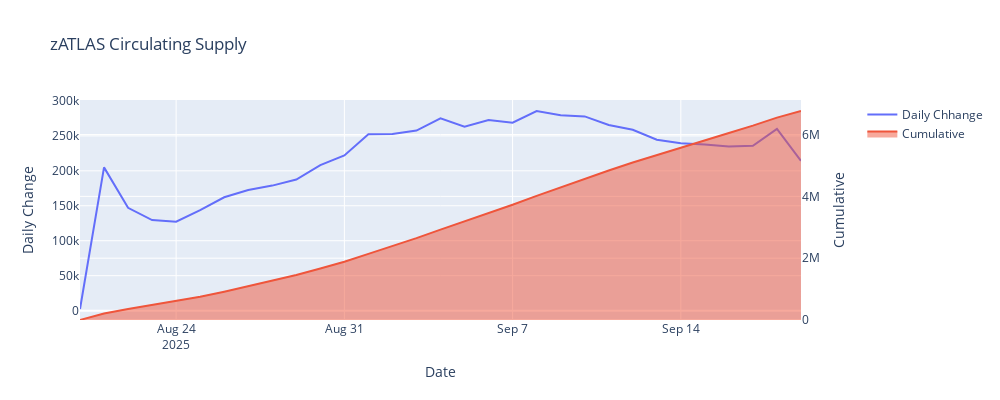

The notebook cell saved with this chart:
### Markdown cell above
# Calculate Cumulative ATLAS and plot

### Code cell
# Get Money Supply
df_money['atlas_cumulative'] = df_money['atlas_inflation'].cumsum()

# Create a plotly figure for change+cumulative zATLAS
fig = make_subplots(specs=[[{"secondary_y": True}]])
fig.add_trace(
    go.Scatter(
        x=df_money['date'],
        y=df_money['atlas_inflation'],
        name=f'Daily Chhange',
        mode='lines'
    ),
    secondary_y=False
)
fig.add_trace(
    go.Scatter(
        x=df_money['date'],
        y=df_money['atlas_cumulative'],
        name='Cumulative',
        mode='lines',
        fill='tozeroy'
    ),
    secondary_y=True
)

print(f"Outstanding zATLAS: {df_money['atlas_cumulative'].iloc[-1]:,.2f}")
fig.update_layout(title='zATLAS Circulating Supply', width=1000, height=400)
fig.update_xaxes(title_text='Date')
fig.update_yaxes(title_text='Daily Change', secondary_y=False)
fig.update_yaxes(title_text='Cumulative', secondary_y=True)
fig.show()

### Figure 1 — Plotly figure (JSON) as saved in the notebook; plotly's stock layout.template omitted (floating-point values rounded to 4 significant figures)
{"data": [{"mode": "lines", "name": "Daily Chhange", "type": "scatter", "x": ["2025-08-20", "2025-08-21", "2025-08-22", "2025-08-23", "2025-08-24", "2025-08-25", "2025-08-26", "2025-08-27", "2025-08-28", "2025-08-29", "2025-08-30", "2025-08-31", "2025-09-01", "2025-09-02", "2025-09-03", "2025-09-04", "2025-09-05", "2025-09-06", "2025-09-07", "2025-09-08", "2025-09-09", "2025-09-10", "2025-09-11", "2025-09-12", "2025-09-13", "2025-09-14", "2025-09-15", "2025-09-16", "2025-09-17", "2025-09-18", "2025-09-19"], "xaxis": "x", "y": [2335, 204940, 147021, 129616, 127184, 143842, 162192, 172569, 178876, 187549, 208090, 221959, 252226, 252536, 257610, 275081, 263263, 272750, 268894, 285598, 279453, 277871, 265630, 258661, 244420, 239366, 237843, 234688, 235725, 259995, 214369], "yaxis": "y"}, {"fill": "tozeroy", "mode": "lines", "name": "Cumulative", "type": "scatter", "x": ["2025-08-20", "2025-08-21", "2025-08-22", "2025-08-23", "2025-08-24", "2025-08-25", "2025-08-26", "2025-08-27", "2025-08-28", "2025-08-29", "2025-08-30", "2025-08-31", "2025-09-01", "2025-09-02", "2025-09-03", "2025-09-04", "2025-09-05", "2025-09-06", "2025-09-07", "2025-09-08", "2025-09-09", "2025-09-10", "2025-09-11", "2025-09-12", "2025-09-13", "2025-09-14", "2025-09-15", "2025-09-16", "2025-09-17", "2025-09-18", "2025-09-19"], "xaxis": "x", "y": [2335, 207275, 354296, 483912, 611096, 754938, 917130, 1089699, 1268575, 1456124, 1664214, 1886173, 2138399, 2390935, 2648545, 2923626, 3186889, 3459639, 3728533, 4014131, 4293584, 4571455, 4837085, 5095746, 5340166, 5579532, 5817375, 6052063, 6287788, 6547783, 6762152], "yaxis": "y2"}], "layout": {"height": 400, "title": {"text": "zATLAS Circulating Supply"}, "width": 1000, "xaxis": {"anchor": "y", "domain": [0, 0.94], "title": {"text": "Date"}}, "yaxis": {"anchor": "x", "domain": [0, 1], "title": {"text": "Daily Change"}}, "yaxis2": {"anchor": "x", "overlaying": "y", "side": "right", "title": {"text": "Cumulative"}}}}
